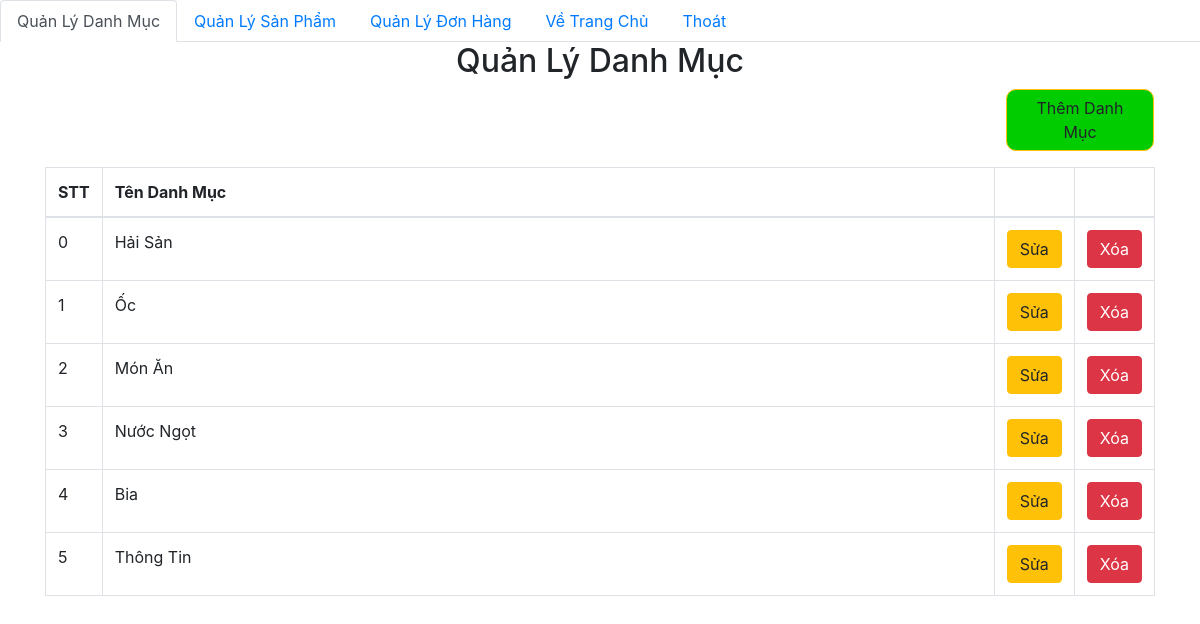
The page /WebBanHang/admin/DanhMuc on the database its author committed.
### tables this page shows
CREATE TABLE `danhmuc` (
  `id_DanhMuc` int(20) NOT NULL,
  `name_DanhMuc` varchar(50) NOT NULL,
  `Created_at` datetime DEFAULT NULL,
  `update_at` datetime DEFAULT NULL
);

### WebBanHang/db/dbhelper.php (called while the page is built, shortened)
<?php
function executeResult($sql)
{
    $con = mysqli_connect(HOST, USERNAME, PASSWORD , DATABASE);
    $result = mysqli_query($con, $sql);
    $data = [];
    while ($row = mysqli_fetch_array($result, 1)){
        $data[] = $row;
    }
    return $data;
}
?>

### WebBanHang/admin/DanhMuc/index.php (the view, shortened to what this page needs)
<?php
  require_once('../../db/dbhelper.php')
?>
<!DOCTYPE html>
<html>
<head>
	<link rel="stylesheet" href="https://maxcdn.bootstrapcdn.com/bootstrap/4.4.1/css/bootstrap.min.css">
</head>
<body>
  <ul class="nav nav-tabs">
    <li class="nav-item">
      <a class="nav-link active" href="../index.php">Quản Lý Danh Mục</a>
    </li>
    <li class="nav-item">
      <a class="nav-link " href="../SanPham/index_SP.php">Quản Lý Sản Phẩm</a>
    </li>
    <li class="nav-item">
      <a class="nav-link" href="../QuanLyDonHang/donhang.php">Quản Lý Đơn Hàng</a>
    </li>
    <li class="nav-item">
      <a class="nav-link" href="../../webbanhang/web/TrangChu.php">Về Trang Chủ</a>
    </li>
    <li class="nav-item">
      <a class="nav-link " href="../../webbanhang/dangnhap/login.php">Thoát</a>
    </li>
  </ul>
    <div class="container">
      <div class="panel panel-primary">
        <div class="panel-heading">
          <h2 class="text-center">Quản Lý Danh Mục</h2>
        </div>
        <div class="panel-body">
        <table  style="border-color :white;width :100%" >
        <thead>
              <tr>
                <th width="50px"></th>
                <th></th>
                <th width="150px">
                  <a href="add.php">
                    <button class ="btn btn-warning" style ="margin-bottom:15px ;background-color:#00CC00;border-radius:10px">Thêm Danh Mục</button>
                  </a>
                </th>
                </tr>
              </thead>
        </table>
                  <table class =" table table-bordered table-hover" action="index.php" method="get" enctype="multipart/form-data" >
                      <thead>
                          <tr>
                              <th width="50px">STT</th>
                              <th>Tên Danh Mục</th>
                              <th width="50px"></th>
                              <th width="50px"></th>
                          </tr>
                      </thead>
                      <tbody>
<?php
    $limit = 10;
    $page = 1;
    $_firtindex =($page -1)*$limit;
    $sql ='select * from danhmuc where 1 LIMIT '.$_firtindex.','.$limit;
    $DanhMucList = executeResult($sql);
    foreach ($DanhMucList as $item){
        echo' <tr>
                    <td>'.($_firtindex++).'</td>
                    <td>'.($item['name_DanhMuc']).'</td>
                    <td>
                      <a href="add.php?id='.$item['id_DanhMuc'].'">
                          <button class ="btn btn-warning">Sửa</button>
                        </a>
                    </td>
                    <td>
                        <button class ="btn btn-danger" onclick="deleteDanhMuc('.$item['id_DanhMuc'].')">Xóa</button>
                    </td>
                </tr>';
    }
  ?>
                      </tbody>
                  </table>
              </div>
      </div>
    </div>
</body>
</html>

### rows shown on the page
danhmuc: name_DanhMuc "Hải Sản"
danhmuc: name_DanhMuc "Ốc"
danhmuc: name_DanhMuc "Món Ăn"
danhmuc: name_DanhMuc "Nước Ngọt"
danhmuc: name_DanhMuc "Bia"
danhmuc: name_DanhMuc "Thông Tin"
